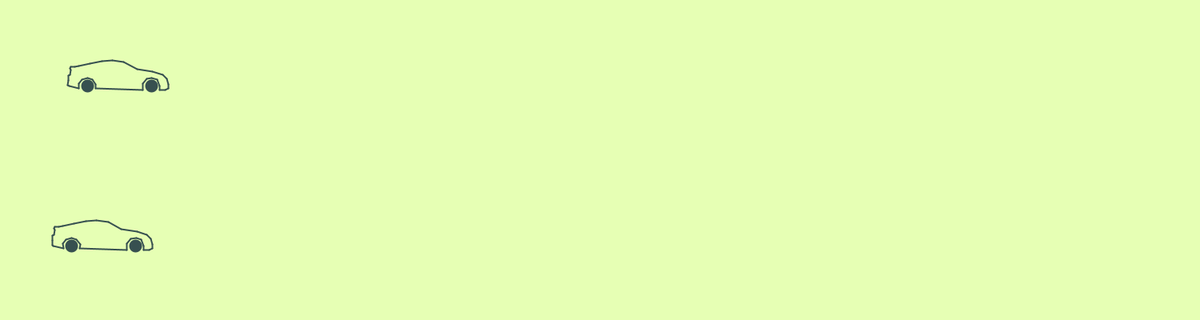
Frame 1 (no input)
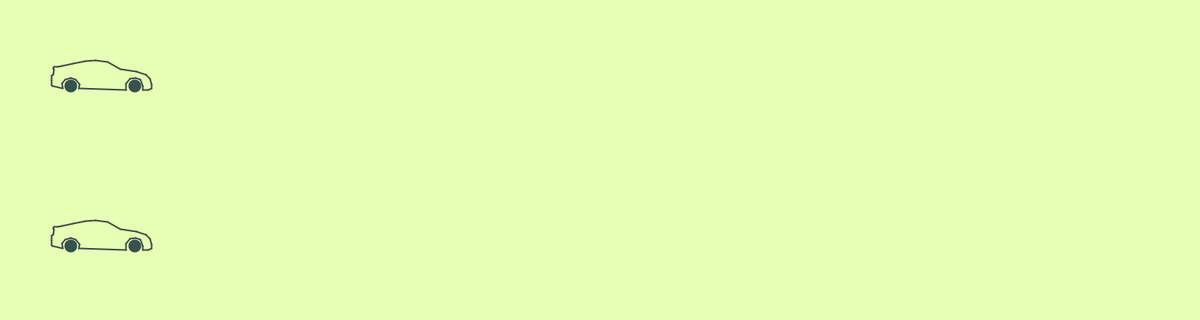
Frame 60 (the mouse pressed at the canvas centre just before this capture)
Frame 120 (the mouse held since frame 60 and released just before this capture): identical to frame 60, image omitted

The Processing sketch that drew these frames (run headless with seeded random() and noise(); from frame 60 on, the mouse is pressed at the canvas centre):

// Processing sketch: carEase1
// ── carEase1.pde
float EaseX, EaseY;

void setup() {
  size(1500, 400);
  background(0);
  smooth();
  stroke(55, 80, 80);
  fill(55, 80, 80);
  frameRate(30);
}

void draw() {
  background(230, 255, 180);
  int runLength = 60;
  //if (frameCount > runLength) return;
  int fc = frameCount % runLength;
  float t = map(fc, 0, runLength, 0, 1);
  drawCars(t);  
}

// track runs from 150 to 1400, cars at Y=200 and 400
void drawCars(float t) {
  float tx, ty;
  
  // linear drive
  pushMatrix();
  tx = lerp(150, 1400, t);
  translate(tx, 200);
  drawCar();
  popMatrix();
  
  // ease drive
  pushMatrix();
  ty = (3*t*t)-(2*t*t*t); // another form of ease curve
  tx = 150 + 1250 * ty;
  translate(tx, 400);
  drawCar();
  popMatrix();
}
  
float [] carBody = {
   1.72, 5.29,   1.35, 5.32,   1.16, 5.40,   1.16, 5.67,
   1.28, 6.01,   1.53, 6.24,   2.14, 6.46,   3.10, 6.61,
   3.94, 7.05,   4.66, 7.15,   5.32, 7.10,   6.05, 6.94,
   6.75, 6.78,   7.01, 6.73,   7.27, 6.75,   7.33, 6.67,
   7.26, 6.58,   7.31, 6.25,   7.40, 6.19,   7.43, 5.89,
   7.44, 5.59,   7.36, 5.53,   6.74, 5.40,   6.75, 5.72,
   6.55, 5.94,   6.22, 6.07,   5.90, 5.96,   5.69, 5.64,
   5.70, 5.38,   2.78, 5.32,   2.75, 5.69,   2.50, 5.98,
   2.19, 6.05,   1.88, 5.95,   1.70, 5.57
};

void drawCar() {
  pushMatrix();
  scale(-20, -20);
  strokeWeight(.1);
  translate(-3.14, -0.93);
  int cbl = carBody.length;
  for (int i=0; i<cbl; i+=2) {
    line(carBody[i], carBody[i+1], carBody[(i+2)%cbl], carBody[(i+3)%cbl]);
  }
  ellipse(2.21, 5.55, 0.70, 0.70);
  ellipse(6.23, 5.55, 0.70, 0.70);
  popMatrix();
}  

float getEase(float x, float easeA) {
  if (easeA >= 0) return(findBez(x, easeA));
  else return(1-findBez(1-x, -easeA));
}

float findBez(float x, float easeA) {
  float maxError = 0.0001;
  int maxSteps = 100;
  int stepCount = 0;
  
  float error = 100;
  float tleft = 0;
  float tright = 1;
  float xleft = 0;
  float yleft = 0;
  float xright = 1;
  float yright = 1;
  while ((abs(error) > maxError) && (stepCount++ < maxSteps)) {
    
    float tmid = (tleft+tright)/2;
    float b0x = 0;        float b0y = 0;
    float b1x = easeA;    float b1y = 0;
    float b2x = 1-easeA;  float b2y = 1-easeA;
    float b3x = 1;        float b3y = 1;
    float xmid = bezierPoint(b0x, b1x, b2x, b3x, tmid);
    float ymid = bezierPoint(b0y, b1y, b2y, b3y, tmid);
    if (x < xmid) {
      xright = xmid;
      yright = ymid;
      tright = tmid;
    } else {
      xleft = xmid;
      yleft = ymid;
      tleft = tmid;
    }
    error = yright - yleft;
  }
  float bx = (xleft+xright)/2;
  float by = (yleft+yright)/2;
  return(by);
}

float getEaseInOut(float t, float easeA) {
  float v;
  if (t < 0.5) {
    v = getEase(2*t, easeA);
    return(v/2);
  } else {
    v = getEase(2*(t-.5), -easeA);
    return(0.5 + (v/2));
  }
}
